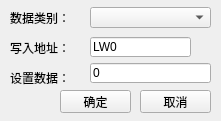
<?xml version="1.0" encoding="UTF-8"?>
<ui version="4.0">
 <class>QSetDataDialog</class>
 <widget class="QDialog" name="QSetDataDialog">
  <property name="geometry">
   <rect>
    <x>0</x>
    <y>0</y>
    <width>221</width>
    <height>121</height>
   </rect>
  </property>
  <property name="windowTitle">
   <string>功能-设置数据</string>
  </property>
  <widget class="QLabel" name="label">
   <property name="geometry">
    <rect>
     <x>10</x>
     <y>10</y>
     <width>71</width>
     <height>16</height>
    </rect>
   </property>
   <property name="text">
    <string>数据类别：</string>
   </property>
  </widget>
  <widget class="QLabel" name="label_2">
   <property name="geometry">
    <rect>
     <x>10</x>
     <y>40</y>
     <width>71</width>
     <height>16</height>
    </rect>
   </property>
   <property name="text">
    <string>写入地址：</string>
   </property>
  </widget>
  <widget class="QLabel" name="label_3">
   <property name="geometry">
    <rect>
     <x>10</x>
     <y>70</y>
     <width>71</width>
     <height>16</height>
    </rect>
   </property>
   <property name="text">
    <string>设置数据：</string>
   </property>
  </widget>
  <widget class="QComboBox" name="comboBox_datastyle">
   <property name="geometry">
    <rect>
     <x>90</x>
     <y>7</y>
     <width>121</width>
     <height>21</height>
    </rect>
   </property>
  </widget>
  <widget class="QLineEdit" name="lineEdit">
   <property name="geometry">
    <rect>
     <x>90</x>
     <y>37</y>
     <width>101</width>
     <height>20</height>
    </rect>
   </property>
   <property name="text">
    <string>LW0</string>
   </property>
  </widget>
  <widget class="QLineEdit" name="lineEdit_2">
   <property name="geometry">
    <rect>
     <x>90</x>
     <y>63</y>
     <width>121</width>
     <height>20</height>
    </rect>
   </property>
   <property name="text">
    <string>0</string>
   </property>
  </widget>
  <widget class="QPushButton" name="pushButton">
   <property name="geometry">
    <rect>
     <x>190</x>
     <y>36</y>
     <width>21</width>
     <height>21</height>
    </rect>
   </property>
   <property name="text">
    <string/>
   </property>
   <property name="icon">
    <iconset resource="../../../resourse.qrc">
     <normaloff>:/addressintput/images/address.bmp</normaloff>:/addressintput/images/address.bmp</iconset>
   </property>
   <property name="flat">
    <bool>true</bool>
   </property>
  </widget>
  <widget class="QPushButton" name="pushButton_2">
   <property name="geometry">
    <rect>
     <x>60</x>
     <y>90</y>
     <width>71</width>
     <height>23</height>
    </rect>
   </property>
   <property name="text">
    <string>确定</string>
   </property>
  </widget>
  <widget class="QPushButton" name="pushButton_3">
   <property name="geometry">
    <rect>
     <x>140</x>
     <y>90</y>
     <width>71</width>
     <height>23</height>
    </rect>
   </property>
   <property name="text">
    <string>取消</string>
   </property>
  </widget>
 </widget>
 <tabstops>
  <tabstop>pushButton_2</tabstop>
  <tabstop>pushButton_3</tabstop>
  <tabstop>lineEdit_2</tabstop>
  <tabstop>pushButton</tabstop>
  <tabstop>comboBox_datastyle</tabstop>
  <tabstop>lineEdit</tabstop>
 </tabstops>
 <resources>
  <include location="../../../resourse.qrc"/>
 </resources>
 <connections/>
</ui>
